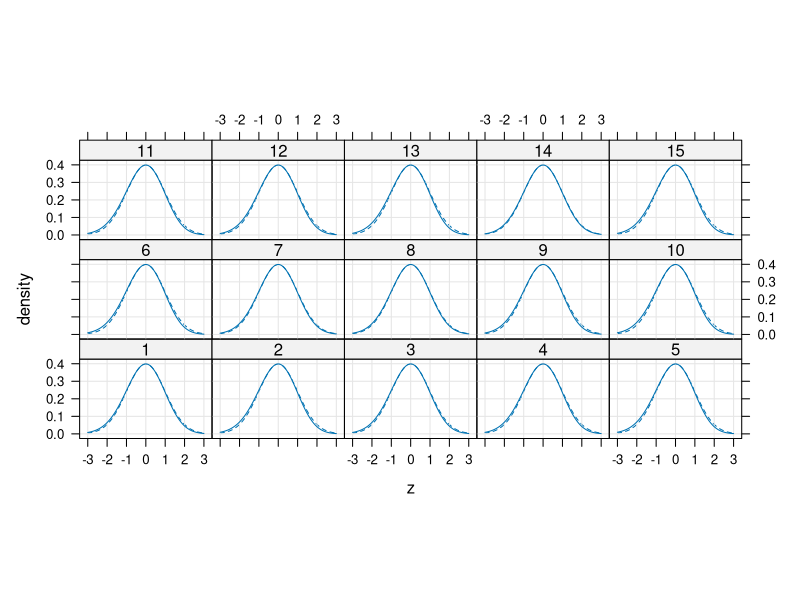
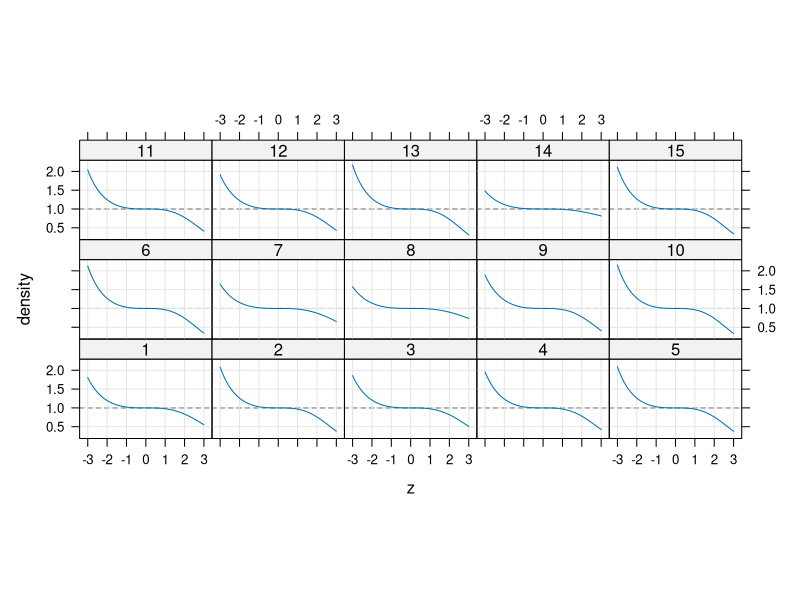
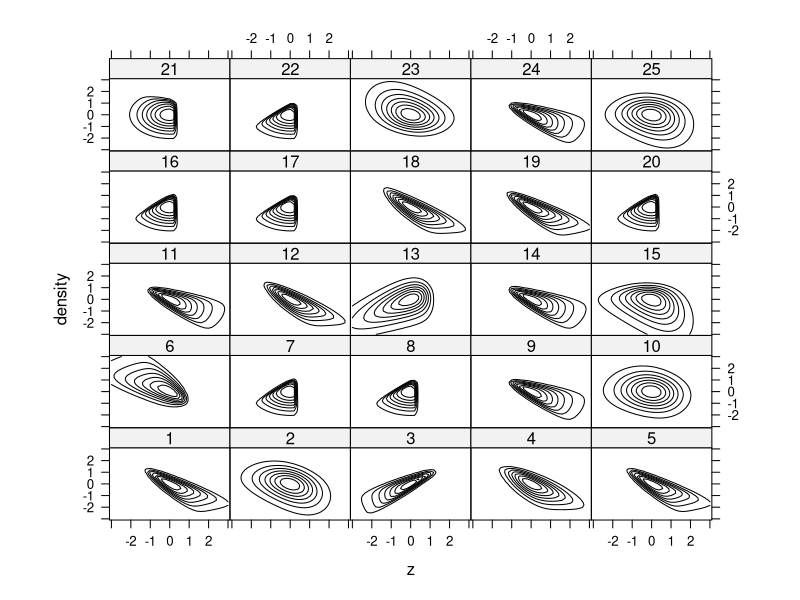
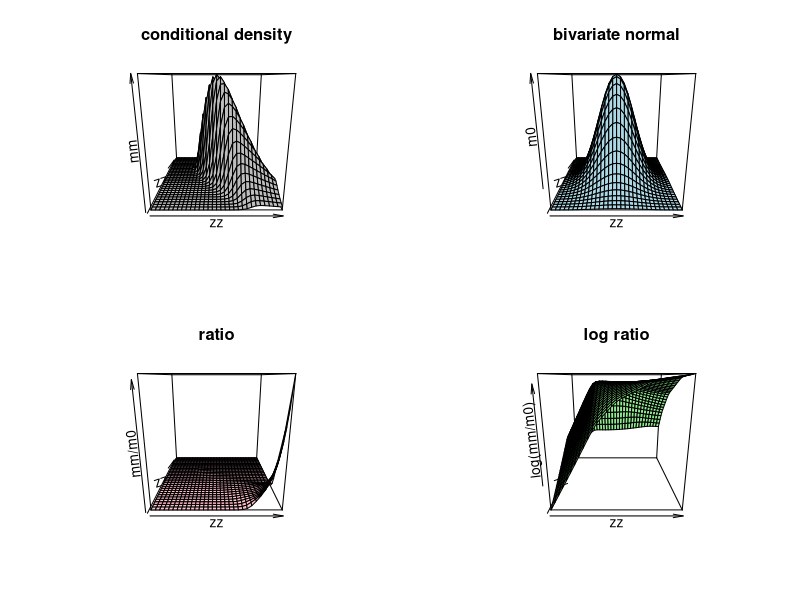

Generate these figures, in order, with R:
## ---- chunk 1
library(lme4)
library(lattice)
library(ggplot2); theme_set(theme_bw())
library(plyr)      ## for reshaping
library(abind)     ## ditto
library(reshape2)  ## for melt() generic
## ---- chunk 2
zeta <- function(m, zmin=-3, zmax=3, npts=NULL,
                 grps=NULL) {
    stopifnot (is(m, "glmerMod"),
               length(m@flist) == 1L)    # single grouping factor
    nvar <- length(m@cnms[[1]])
    if (nvar>2) stop("can't handle vector RE with length >2")
    if (is.null(npts)) npts <- if (nvar>1) 31L else 301L
    pp <- m  ## ??? why copy? (something to do with reference classes?
             ## but this is still not a deep copy ...
    rr <- m@resp                         ## extract response module
    u0 <- getME(pp,"u")                  ## conditional modes
    L <- getME(pp,"L")
    ## sd <- 1/getME(pp,"L")@x
    ## filled elements of L matrix==diag for simple case
    ## for more general case need the following -- still efficient
    sd <- sqrt(diag(chol2inv(L)))
    ff <- getME(pp,"flist")[[1]]
    if (is.null(grps)) grps <- seq(length(levels(ff)))
    ngrps <- length(grps)
    ## fixed-effects contribution to linear predictor
    fc <- getME(pp,"X") %*% getME(pp,"beta") 
    ZL <- t(getME(pp,"Lambdat") %*% getME(pp,"Zt"))
    ## evaluate the unscaled conditional density on the deviance scale
    dc <- function(z) {
        uu <- u0 + z * sd    ## displace conditional modes
        ##  should still work if z is a vector (by recycling, because u values
        ##  applying to each group are stored adjacent to each other)
        rr$updateMu(fc + ZL %*% uu)     ## update linear predictor
        drc <- unname(as.vector(tapply(rr$devResid(), ff, sum)))
        uuc <- colSums(matrix(uu * uu,nrow=nvar))
        (drc + uuc)[grps]
    }
    zvals <- seq(zmin, zmax, length.out = npts)
    if (nvar==1) { # scalar-valued random effects
        vv <- vapply(zvals,dc,numeric(ngrps), USE.NAMES=FALSE)
        vv <- t(vv)  ## n.z * n.id
    } else { # vector-valued random effects
        nz <- length(zvals)
        vv <- mapply(function(x,y) { dc(c(x,y)) },
                         rep(zvals,nz),rep(zvals,each=nz))
        ## result: nu*(nz^2) matrix; want nz*nz*nu array
        ## *with* each nu slice being a nz^2 matrix for one group
        ## I'm sure there's a clever way to do this with array/aperm,
        ## but I just couldn't figure it out.  Instead,
        ## (1) take each row of vv and make into a matrix, return as list
        ##     of matrices
        ## (2) bind matrices into an array
        vv <- do.call(abind,c(alply(vv,1,matrix,nrow=nz),list(along=3)))
    }
    d0 <- dc(0) # because this is the last evaluation, the model is restored to its incoming state
    sweep.margin <- if (nvar==1) 2 else 3 
    devarr <- sweep(vv,sweep.margin,d0,"-")
    ## computing deviance rather than signed sqrt, since we're not using it
    ## anyway and it's harder to generalize to >1 dimension ...
    rr <- list(zvals=zvals,
               devarr=devarr)
    ## signed square root
    ## array(ifelse(zvals < 0, -1, 1), c(npts, length(u0))))
    class(rr) <- "laplaceDiag"
    rr
}
## ---- chunk 3
melt.laplaceDiag <- function(data,...) {
    require(reshape2)
    zvals <- data$zval
    if (length(dim(data$devarr))==2) {
        n.id <- ncol(data$devarr)
        n.z <- nrow(data$devarr)
        data.frame(id=gl(n.id,n.z),
                   zvals,
                   dev=c(data$devarr))
    } else {
        ## assume for now same z resolution for both dimensions
        n.z <- dim(data$devarr)[2]
        n.id <- dim(data$devarr)[3]
        data.frame(id=gl(n.id,n.z^2),
                   zval1=rep(zvals,n.z),  ## recycle
                   zval2=rep(zvals,each=n.z), ## recycle
                   dev=c(data$devarr))
    }
}

dnorm2d <- function(x) {
    dnorm(x)/sqrt(2*pi)  ## == exp(-x^2/2)/(2*pi)
}

dnorm2d2 <- function(z1,z2) {
    exp(-(z1^2+z2^2)/2)/(2*pi)
}

plot.laplaceDiag <- function(x,scaled=FALSE,
                             type=c("g","l"),
                             aspect=0.6,
                             xlab="z",ylab="density",
                             ...) {
    nvar <- length(dim(x$devarr))-1
    mm <- melt(x)
    mm <- transform(mm,
                    y = if (nvar==1) {
                        if (!scaled) {
                            dnorm(sqrt(dev))
                        } else {
                            dnorm(sqrt(dev))/dnorm(zvals)
                        }
                    } else {
                        if (!scaled) {
                            dnorm2d(sqrt(dev))
                        } else {
                            dnorm2d(sqrt(dev))/dnorm2d2(zval1,zval2)
                        }
                    })
    if (nvar==1) {
        print(xyplot(y ~ zvals|id, data=mm,
               type=type, aspect=aspect,
               xlab=xlab,ylab=ylab,
               ...,
               panel=function(x,y,...){
                   if (!scaled) {
                       panel.lines(x, dnorm(x), lty=2)
                   } else {
                       panel.abline(h=1, lty=2)
                   }
                   panel.xyplot(x,y,...)
               }))
    } else {
        print(contourplot(y ~ zval1*zval2|id, data=mm,
                    type=type, aspect=aspect,
                    labels=FALSE,
                    xlab=xlab,ylab=ylab,
                    scales=list(z=list(relation="free"))))
    }
    invisible(mm)
}
## ---- chunk 4
m1 <- glmer(cbind(incidence, size-incidence) ~ period + (1|herd),
                  cbpp, binomial)
m1.z <- zeta(m1)
## ---- chunk 5
plot(m1.z,layout=c(5,3))
## ---- chunk 6
plot(m1.z,scaled=TRUE,layout=c(5,3))
## ---- chunk 7
toenail <- read.csv("../data/toenail.csv")
m2 <- glmer(outcome~treatment+visit+(visit|patient),toenail,
            family=binomial)
## ---- chunk 8
m2.z <- zeta(m2,grps=1:25)
## ---- chunk 9
plot(m2.z)
## ---- chunk 10
zz <- m2.z$zvals
mm <- 2*pi*dnorm2d(sqrt(m2.z$devarr[,,1]))
m0 <- 2*pi*dnorm2d(sqrt(outer(zz^2,zz^2,"+")))
par(mfrow=c(2,2))
persp(zz,zz,mm,col="gray",main="conditional density")
persp(zz,zz,m0,col="lightblue",main="bivariate normal")
persp(zz,zz,mm/m0,col="pink",main="ratio")
persp(zz,zz,log(mm/m0),col="lightgreen",main="log ratio")
